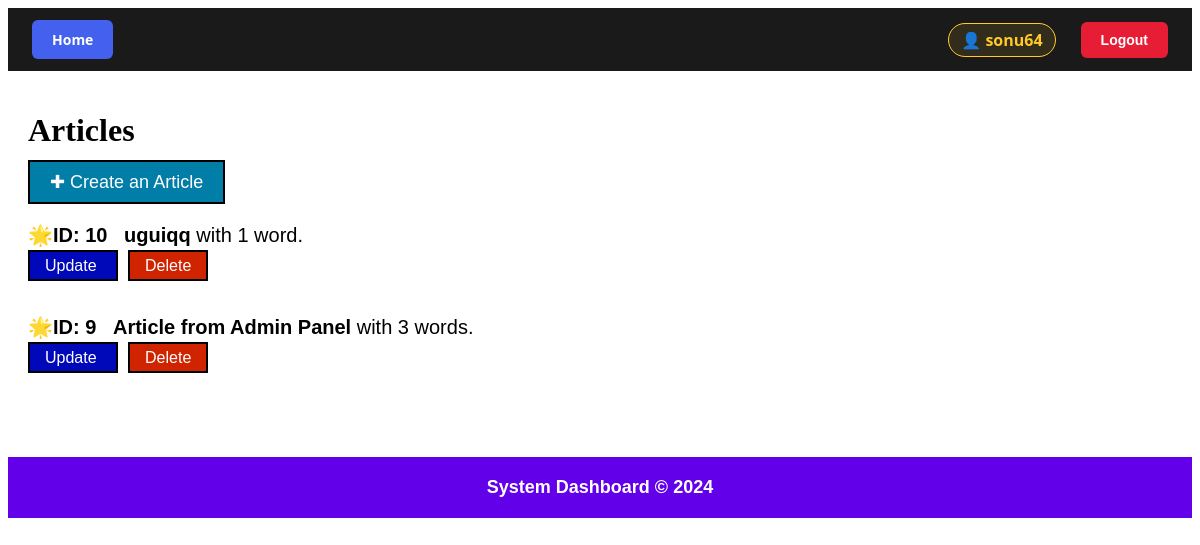
/articles/ (signed in), run on the app's committed database.
### app/models.py (models this page shows, shortened)
class UserProfile(AbstractUser):
    pass

class Article(models.Model):
    title = models.CharField(max_length=100)
    content = models.TextField(blank=True, default="")
    wordCount = models.IntegerField(blank=True, default="")
    twitterPost = models.TextField(blank=True, default="")
    status = models.CharField(
        max_length=20,
        choices=ARTICLE_STATUS,
        default='draft',
    )
    createdAt = models.DateTimeField(auto_now_add=True)
    updatedAt = models.DateTimeField(auto_now=True)
    creator = models.ForeignKey(
        settings.AUTH_USER_MODEL,related_name='articles', on_delete=models.CASCADE) # Creates a creator_ID field in the Articles table

### app/views.py (the view)
# urls.py: path("", ArticleListView.as_view(), name = 'home'),
class ArticleListView(LoginRequiredMixin, ListView):
    template_name = 'app/home.html'
    model = Article
    context_object_name = "articles"
    def get_queryset(self):
        return Article.objects.filter(creator=self.request.user).order_by('-createdAt')

### templates/app/home.html
{% extends 'app/base.html' %} {% block content %}
<h1>Articles</h1>
<div style="margin-bottom: 30px">
  <a
    href="{% url 'createArticle' %}"
    style="
      border: 2px solid black;
      text-decoration: none;
      font-size: 18px;
      font-family: sans-serif;
      padding: 10px 20px;
      background-color: rgb(0, 126, 168);
      color: white;
    "
  >
    ✚ Create an Article
  </a>
</div>
{% if articles %}
<ul style="list-style-type: none; padding: 0">
  {% for article in articles %}
  <div style="margin-bottom: 40px">
    <li style="font-size: 20px; font-family: sans-serif; margin-bottom: 10px">
      🌟<strong
        >ID: {{ article.id }}&nbsp;&nbsp;&nbsp;{{ article.title }}</strong
      >
      with {{ article.wordCount }} word{{ article.wordCount | pluralize }}.
    </li>
    <a
      href="{% url 'updateArticle' pk=article.id %}"
      style="
        border: 2px solid black;
        text-decoration: none;
        font-family: sans-serif;
        padding: 5px 15px;
        background-color: rgb(0, 9, 186);
        color: white;
        margin-right: 10px;
      "
    >
      Update
    </a>
    <a
      href="{% url 'deleteArticle' pk=article.id %}"
      style="
        border: 2px solid black;
        text-decoration: none;
        font-family: sans-serif;
        padding: 5px 15px;
        background-color: rgb(208, 35, 0);
        color: white;
      "
    >
      Delete
    </a>
  </div>
  {% endfor %}
</ul>
{% else %}
<p>You have no Articles to Show !</p>
{% endif %} {% endblock content %}

### templates/app/base.html (shortened to what this page needs)
<!doctype html>
<html lang="en">
  <head>
  </head>
  <body>
    <nav class="navbar">
      <li>
        <a href="{% url 'home' %}" class="nav-btn-base btn-home">Home</a>
      </li>
      {% if user.is_authenticated %}
      <li>
        <span class="user-identity">👤 {{ user.username }}</span>
      </li>
      <li>
        <form
          action="{% url 'account_logout' %}"
          method="POST"
          class="logout-form"
        >
          <button type="submit" class="nav-btn-base btn-logout">Logout</button>
        </form>
      </li>
      {% else %}
      <li>
        <a href="{% url 'account_login' %}" class="nav-btn-base btn-login"
          >Login</a
        >
      </li>
      {% endif %}
    </nav>
    <div class="container" style="padding: 20px">
      {% block content %} {% endblock content %}
    </div>
    <footer class="main-footer">System Dashboard &copy; 2024</footer>
  </body>
</html>

### templates/app/base.html (style rules this page uses)
.navbar { background-color: #1a1a1a; padding: 12px 24px; display: flex; align-items: center; gap: 15px; list-style: none; font-family: "Segoe UI", Tahoma, Geneva, Verdana, sans-serif; margin: 0; }
.user-identity { color: #ffca28; font-weight: bold; font-size: 16px; margin-right: 10px; padding: 5px 12px; border: 1px solid #ffca28; border-radius: 20px; background: rgba(255, 202, 40, 0.1); }
.nav-btn-base { text-decoration: none; padding: 10px 20px; border-radius: 6px; font-size: 14px; font-weight: bold; border: none; cursor: pointer; transition: transform 0.1s, filter 0.2s; display: inline-block; color: white; }
.btn-home { background-color: #4361ee; }
.btn-logout { background-color: #e71d36; }
.logout-form { display: inline; margin: 0; }
.main-footer { background-color: #6200ea; color: white; padding: 20px; margin-top: 30px; font-weight: bold; font-size: 18px; font-family: sans-serif; text-align: center; }

### data on the page
UserProfile: username "sonu64"
Article: id "10", title "uguiqq", wordCount "1"
Article: id "9", title "Article from Admin Panel", wordCount "3", wordCount|pluralize "s"
